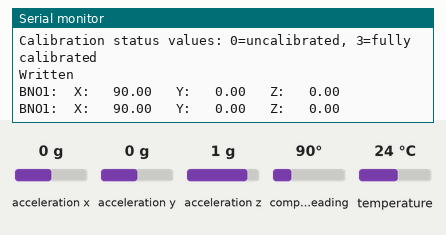
Bench run of a sketch on a simulated ESP32. On the bench: the last lines printed to the serial monitor. The test bench sets the inputs (shaded band); at power-on: acceleration x 0 g, acceleration y 0 g, acceleration z 1 g, compass heading 90°, temperature 24 °C.

Above: at 3.3 s.
3.4 s: acceleration x set to -1.4 g
At 4.7 s:
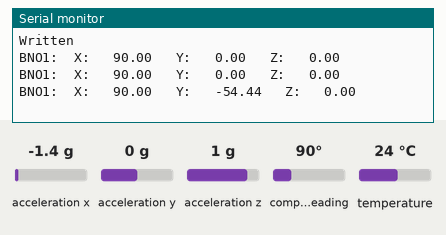
4.9 s: acceleration y set to -1.4 g
At 6.0 s:
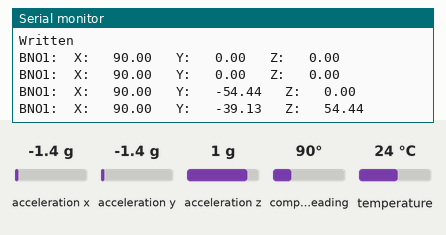
6.4 s: acceleration z set to -1.4 g
At 7.7 s:
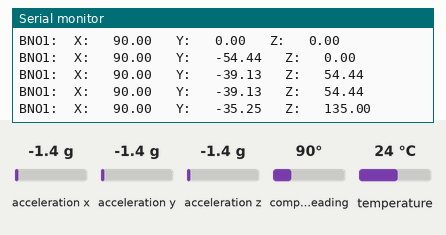
7.9 s: compass heading set to 7°
At 8.6 s:
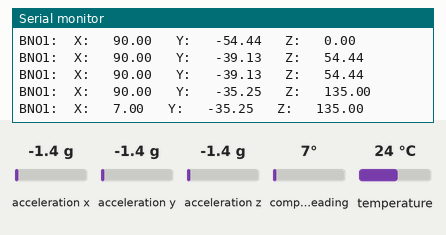
Timing chart, 0 to 10.4 s (numbered marks = the images above; inputs shaded):
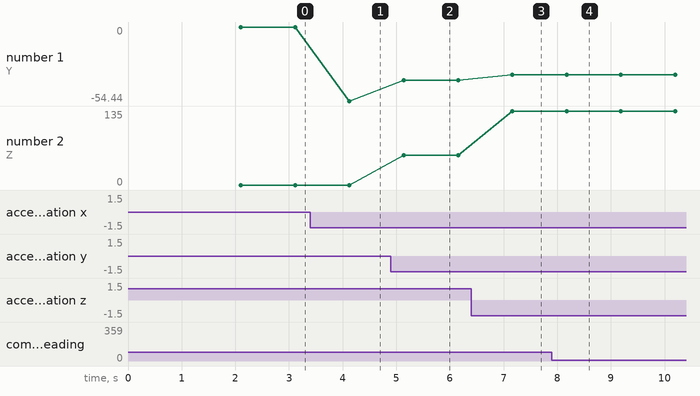

The sketch:

VELO.ino
```cpp
#include <Wire.h>
#include <Adafruit_Sensor.h>
#include <Adafruit_BNO055.h>
#include <utility/imumaths.h>

/* Set the delay between fresh samples */
#define BNO055_SAMPLERATE_DELAY_MS (1000)
Adafruit_BNO055 bno1 = Adafruit_BNO055(55);


#include <HardwareSerial.h>
#define RXD2 33
#define TXD2 27

int s;
int v;
int v0;
int a;
int t;


void setup() {

  Serial.begin(115200);
  Serial.println("Orientation Sensor Raw Data Test"); Serial.println("");

  /* Initialise the sensor */
  if(!bno1.begin())
  {
    /* There was a problem detecting the BNO055 ... check your connections */
    Serial.print("Ooops, no BNO055 detected ... Check your wiring or I2C ADDR!");
    while(1);
  }

  Serial2.begin(115200, SERIAL_8N1, RXD2, TXD2);
  delay(1000);

  /* Display the current temperature */
  int8_t temp1 = bno1.getTemp();
  Serial.print("Current Temperature: ");
  Serial.print(temp1);
  Serial.println(" C");
  Serial.println("");

  bno1.setExtCrystalUse(true);

  Serial.println("Calibration status values: 0=uncalibrated, 3=fully calibrated");

  Serial2.write("CD=1\r");
  delay(100);
  Serial2.write("CP=0\r");
  delay(1000);
  Serial.println("Written");

}

void loop() {

  // Possible vector values can be:
  // - VECTOR_ACCELEROMETER - m/s^2
  // - VECTOR_MAGNETOMETER  - uT
  // - VECTOR_GYROSCOPE     - rad/s
  // - VECTOR_EULER         - degrees
  // - VECTOR_LINEARACCEL   - m/s^2
  // - VECTOR_GRAVITY       - m/s^2
  imu::Vector<3> euler1 = bno1.getVector(Adafruit_BNO055::VECTOR_EULER);

  /* Display the floating point data */
  Serial.print("BNO1:");
  Serial.print("\t");
  Serial.print("X: ");
  Serial.print("\t");
  Serial.print(euler1.x());
  Serial.print("\t");
  Serial.print(" Y: ");
  Serial.print("\t");
  Serial.print(euler1.y());
  Serial.print("\t");
  Serial.print(" Z: ");
  Serial.print("\t");
  Serial.print(euler1.z());
  Serial.print("\t\t");
  Serial.print("\n");


//  // Quaternion data
//  imu::Quaternion quat1 = bno1.getQuat();
//  Serial.print("BNO1 ");
//  Serial.print("qW: ");
//  Serial.print(quat1.w(), 4);
//  Serial.print(" qX: ");
//  Serial.print(quat1.x(), 4);
//  Serial.print(" qY: ");
//  Serial.print(quat1.y(), 4);
//  Serial.print(" qZ: ");
//  Serial.print(quat1.z(), 4);
//  Serial.print("\t\t");


//  /* Display calibration status for each sensor. */
//  uint8_t system, gyro, accel, mag = 0;
//  bno1.getCalibration(&system, &gyro, &accel, &mag);
//  Serial.print("CALIBRATION: Sys=");
//  Serial.print("\t");
//  Serial.print(system, DEC);
//  Serial.print("\t");
//  Serial.print(" Gyro=");
//  Serial.print("\t");
//  Serial.print(gyro, DEC);
//  Serial.print("\t");
//  Serial.print(" Accel=");
//  Serial.print("\t");
//  Serial.print(accel, DEC);
//  Serial.print("\t");
//  Serial.print(" Mag=");
//  Serial.print("\t");
//  Serial.println(mag, DEC);

  delay(10);
//
//  Serial2.write(0x00);
//  while (Serial2.available() > 0){
//      Serial.write(Serial2.read());
//      //Serial.print("done");
//  }
  delay(BNO055_SAMPLERATE_DELAY_MS);


}
//
//void vel1{
//
//}
//
//void vel2{
//
//}
//
//void avgVel{
//
//}
```

Measured:
- after the input at 3.4 s, the serial monitor: prints a new line after 0.73 s (image 1)
- after the input at 4.9 s, the serial monitor: prints a new line after 0.24 s (image 2)
- after the input at 6.4 s, the serial monitor: prints a new line after 0.76 s (image 3)
- after the input at 7.9 s, the serial monitor: prints a new line after 0.27 s (image 4)
- plotted number 1: 0 → -54.44 after the input at 3.4 s, -54.44 → -39.13 after the input at 4.9 s, -39.13 → -35.25 after the input at 6.4 s
- plotted number 2: 0 → 54.44 after the input at 4.9 s, 54.44 → 135 after the input at 6.4 s
